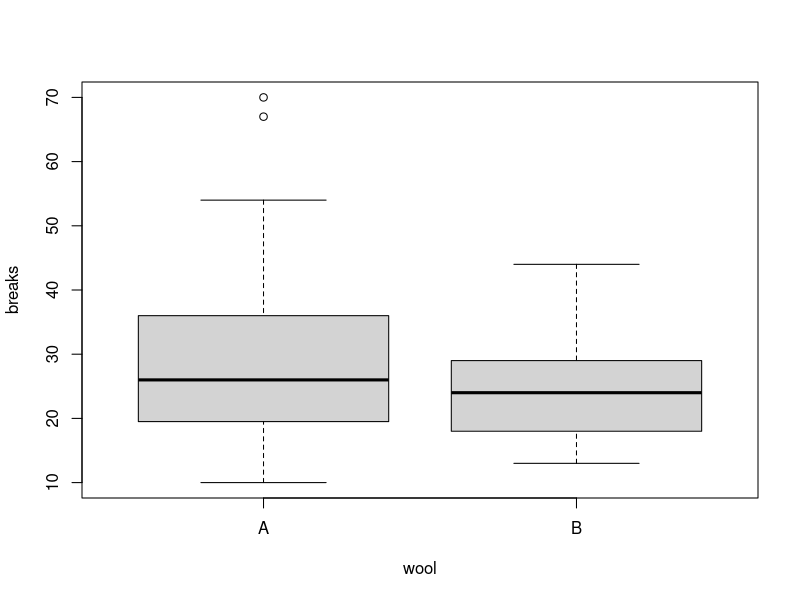
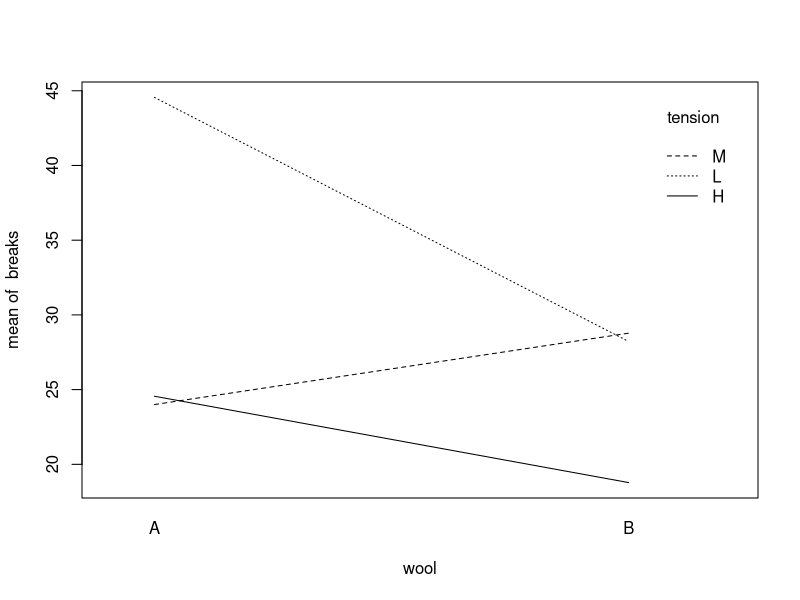
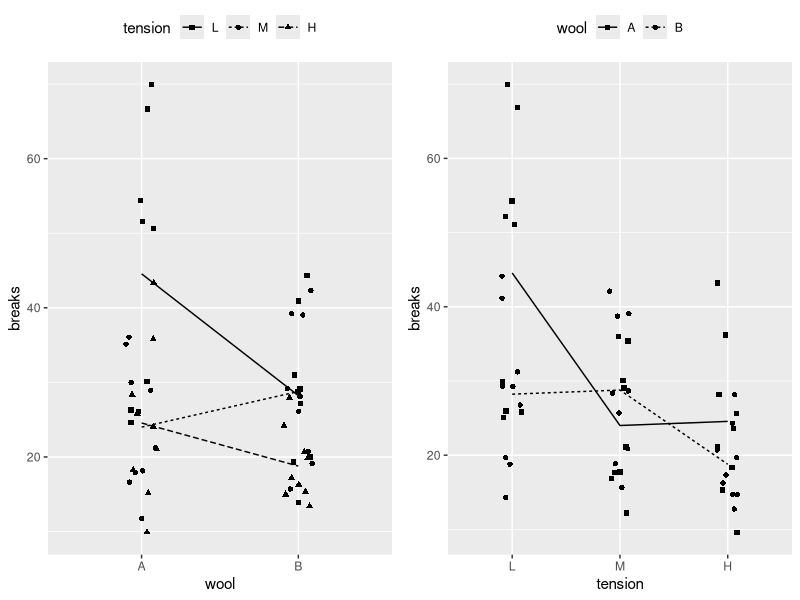

These charts were generated, in order, by the following R code: (Note: this script raises an error after producing the figures.)
#' ---
#' title: gg_interaction()
#' description: inspired by 'Linear Models with R' by Julian Faraway (see page 243)
#' author: nathancday@gmail.com
#' ---

library(tidyverse)

data(warpbreaks)
plot(breaks ~ wool, warpbreaks)
with(warpbreaks, interaction.plot(wool, tension, breaks))

gg_interaction_plot <- function(data, formula) {
    
    formula <- as.formula(formula)
    
    y_var <- as.character(formula[2])
    
    x_vars <- as.character(formula[3]) %>%
        str_split(" \\+ ") %>% unlist()
    
    data <- mutate_at(data, x_vars, as.factor)
    
    shp_vars <- rev(x_vars)

    map2(x_vars, shp_vars,
         ~ ggplot(data, aes_(y = as.name(y_var), x = as.name(..1), shape = as.name(..2))) +
             geom_point(position = position_jitter(width = .1)) +
             stat_summary(fun.y = "mean", geom = "line",
                          aes_(group = as.name(..2), linetype = as.name(..2))) +
             scale_shape_manual(values = 15:25) +
             theme(legend.position = "top", legend.direction = "horizontal")) %>%
        cowplot::plot_grid(plotlist = ., ncol = 2)
        
}

gg_interaction_plot(warpbreaks, breaks ~ wool + tension )

data(pvc, package("faraway"))

gg_interaction_plot(pvc, psize ~ operator + resin)
